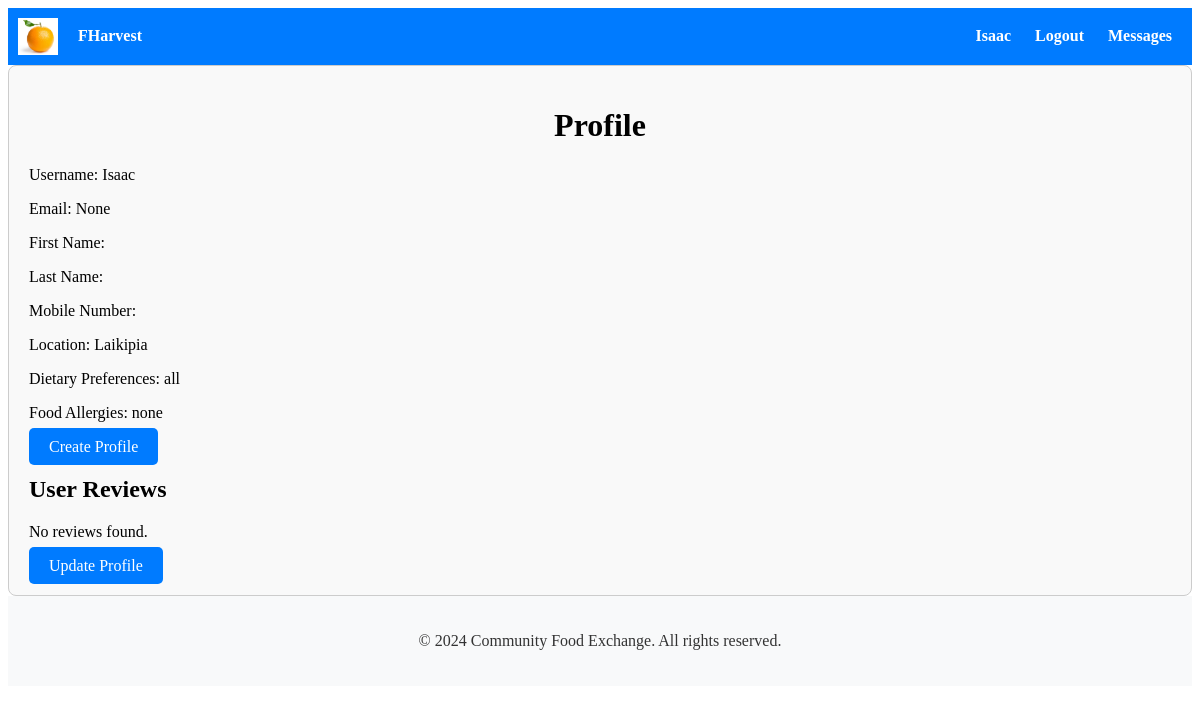
Page /accounts/profile/ (signed in) on the earlier database version.
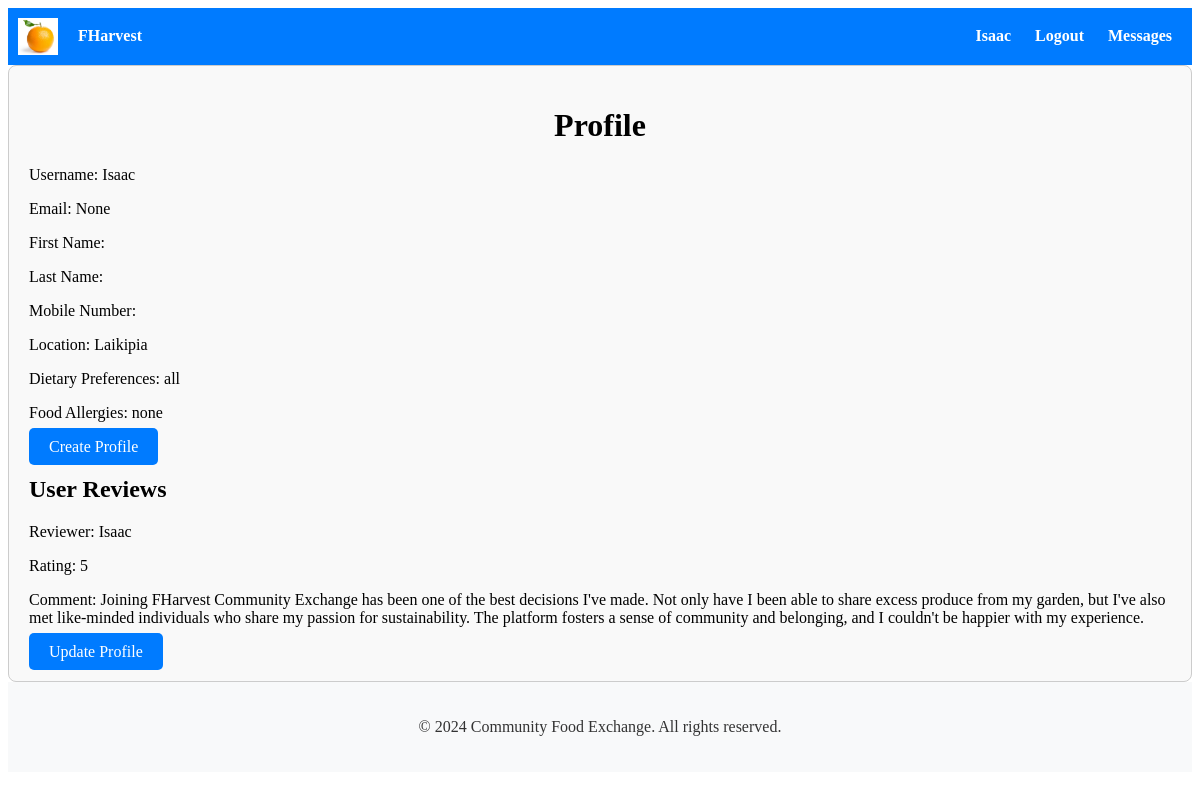
Same page on the later database version.
### ratings_reviews/models.py (models this page shows)
class Review(models.Model):
    reviewed_user = models.ForeignKey(User, on_delete=models.CASCADE)
    reviewer = models.ForeignKey(User, on_delete=models.CASCADE, related_name='given_reviews')
    rating = models.IntegerField(choices=[(i, i) for i in range(1, 6)])
    comment = models.TextField(blank=True)
    created_at = models.DateTimeField(auto_now_add=True)
    published = models.BooleanField(default=False)

### accounts/views.py (the view)
# urls.py: path('profile/', profile, name='profile'),
@login_required
def profile(request):
    try:
        profile = Profile.objects.get(user=request.user)
        user_reviews = Review.objects.filter(reviewed_user=request.user)
    except Profile.DoesNotExist:
        return redirect('profile_create')  # Redirect to profile creation if profile doesn't exist
    return render(request, 'accounts/profile.html', {'profile': profile, 'user_reviews': user_reviews})

### accounts/templates/accounts/profile.html
{% extends 'accounts/base.html' %}
{% block content %}
    <h1>Profile</h1>
    {% if profile %}
        <p>Username: {{ profile.user.username }}</p>
        <p>Email: {{ profile.email }}</p>
        <p>First Name: {{ profile.first_name }}</p>
        <p>Last Name: {{ profile.last_name }}</p>
        <p>Mobile Number: {{ profile.mobile_number }}</p>
        <p>Location: {{ profile.location }}</p>
        <p>Dietary Preferences: {{ profile.dietary_preferences }}</p>
        <p>Food Allergies: {{ profile.food_allergies }}</p>
        <a href="{% url 'profile_create' %}" class="btn btn-primary">Create Profile</a>
        <h2>User Reviews</h2>
        <div class="user-reviews">
            {% if user_reviews %}
                {% for review in user_reviews %}
                    <div class="review">
                        <p>Reviewer: {{ review.reviewer.username }}</p>
                        <p>Rating: {{ review.rating }}</p>
                        <p>Comment: {{ review.comment }}</p>
                    </div>
                {% endfor %}
            {% else %}
                <p>No reviews found.</p>
            {% endif %}
        </div>
        <a href="{% url 'profile_update' %}" class="btn btn-primary">Update Profile</a>
    {% else %}
        <p>No profile found for the current user.</p>
    {% endif %}
{% endblock %}

Differences in the rows shown:
added Review: reviewer.username "Isaac", rating "5", comment "Joining FHarvest Community Exchange has been one of the best decisions I've made. Not only have I been able to share excess produce from my garden, but I've also met like-minded individuals who share my passion for sustainability. The platform fosters a sense of community and belonging, and I couldn't be happier with my experience."
Other differences:
text no longer shown: "No reviews found."
